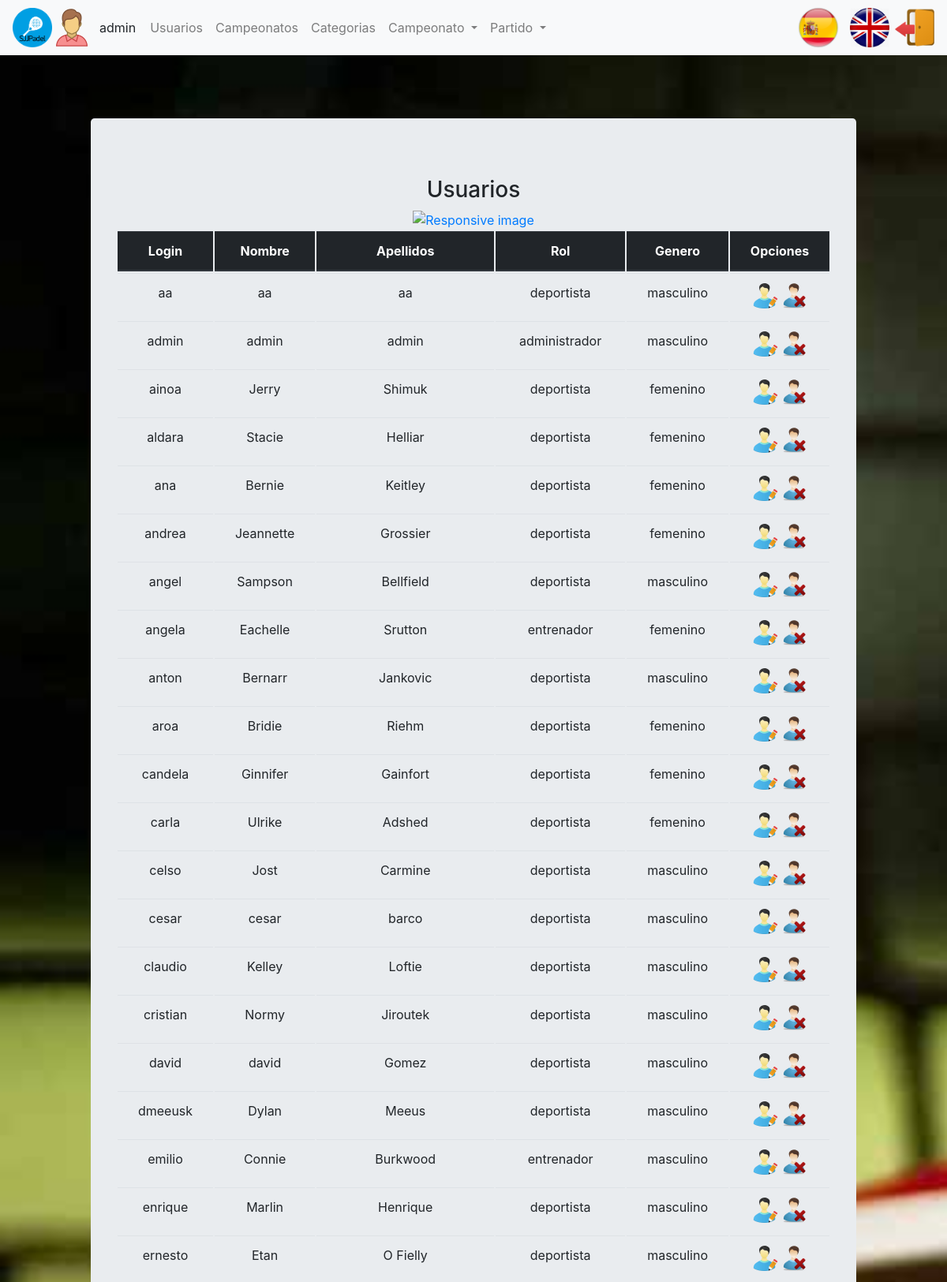
Screenshot of /index.php?controller=users&action=showall (signed in, upper part) with the database file from the repository.
### tables this page shows
CREATE TABLE `usuario` (
  `login` varchar(20) NOT NULL,
  `nombre` varchar(20) NOT NULL,
  `apellidos` varchar(45) DEFAULT NULL,
  `pass` varchar(20) DEFAULT NULL,
  `rol` char(1) DEFAULT NULL,
  `genero` varchar(10) DEFAULT NULL
);

### core/ViewManager.php (called while the page is built, shortened)
<?php
class ViewManager
{
    private $fragmentContents = array();
    private $variables = array();
    private $currentFragment = self::DEFAULT_FRAGMENT;
    private $layout = "default";
    private function saveCurrentFragment()
    {
        $this->fragmentContents[$this->currentFragment] .= ob_get_contents();
    }
    public function moveToFragment($name)
    {
        $this->currentFragment = $name;
    }
    public function getFragment($fragment, $default = "")
    {
        if (! isset($this->fragmentContents[$fragment])) {
            return $default;
        }
        return $this->fragmentContents[$fragment];
    }
    public function setVariable($varname, $value, $flash = false)
    {
        $this->variables[$varname] = $value;
    }
    public function getVariable($varname, $default = NULL)
    {
        if (! isset($this->variables[$varname])) {
            return $default;
        }
        return $this->variables[$varname];
    }
    public function render($controller, $viewname)
    {
        include (__DIR__ . "/../view/$controller/$viewname.php");
        $this->renderLayout();
    }
    private function renderLayout()
    {
        include (__DIR__ . "/../view/layouts/" . $this->layout . ".php");
    }
    private static $viewmanager_singleton = NULL;
    public static function getInstance()
    {
        if (self::$viewmanager_singleton == null) {
            self::$viewmanager_singleton = new ViewManager();
        }
        return self::$viewmanager_singleton;
    }
}

### controller/UsersController.php (called while the page is built, shortened)
<?php
require_once (__DIR__ . "/../core/ViewManager.php");
require_once (__DIR__ . "/../core/I18n.php");
require_once (__DIR__ . "/../model/User.php");
require_once (__DIR__ . "/../model/UserMapper.php");
require_once (__DIR__ . "/../controller/BaseController.php");
class UsersController extends BaseController
{
    public function __construct()
    {
        parent::__construct();
    }
    public function showall()
    {
        $userMapper = new UserMapper();
        $usuarios = $userMapper->getUsuarios();
        $this->view->setVariable("usuarios", $usuarios);
        $this->view->render("users", "showall");
    }
}

### index.php (called while the page is built, shortened)
<?php
function run()
{
    try {
        $controller = loadController($_GET["controller"]);
        $actionName = $_GET["action"];
        $controller->$actionName();
    } catch (Exception $ex) {
        die("An exception occured!!!!!" . $ex->getMessage());
    }
}
function loadController($controllerName)
{
    return new $controllerClassName();
}
run();
?>

### core/I18n.php (called while the page is built, shortened)
<?php
class I18n
{
    private $messages;
    public function setLanguage($language)
    {
        $this->messages = $i18n_messages;
    }
    public function i18n($key)
    {
        if (isset($this->messages[$key])) {
            return $this->messages[$key];
        } else {
            return $key;
        }
    }
    private static $i18n_singleton = null;
    public static function getInstance()
    {
        if (self::$i18n_singleton == NULL) {
            self::$i18n_singleton = new I18n();
        }
        return self::$i18n_singleton;
    }
}
function i18n($key)
{
    return I18n::getInstance()->i18n($key);
}

### model/User.php (called while the page is built, shortened)
<?php
class User
{
    private $login;
    private $username;
    private $surname;
    private $rol;
    private $gender;
    public function __construct($login = NULL, $username = NULL, $surname = NULL, $pass = NULL, $rol = NULL, $gender = NULL)
    {
        $this->login = $login;
        $this->username = $username;
        $this->surname = $surname;
        $this->rol = $rol;
        $this->gender = $gender;
    }
    public function getLogin()
    {
        return $this->login;
    }
    public function getUsername()
    {
        return $this->username;
    }
    public function getSurname()
    {
        return $this->surname;
    }
    public function getRol()
    {
        return $this->rol;
    }
    public function getGender()
    {
        return $this->gender;
    }
}

### model/UserMapper.php (called while the page is built, shortened)
<?php
require_once (__DIR__ . "/../core/PDOConnection.php");
class UserMapper
{
    private $db;
    public function __construct()
    {
        $this->db = PDOConnection::getInstance();
    }
    public function getDatos($login)
    {
        $stmt = $this->db->prepare("SELECT * FROM usuario where login=?");
        $stmt->execute(array(
            $login
        ));
        $toret_db = $stmt->fetchAll(PDO::FETCH_ASSOC);
        $user = null;
        foreach ($toret_db as $datos) {
            $user = new User($datos['login'], $datos['nombre'], $datos['apellidos'], $datos['pass'], $datos['rol'], $datos['genero']);
        }
        return $user;
    }
    public function getUsuarios()
    {
        $stmt = $this->db->query("SELECT *
								  FROM   usuario");
        $toret_db = $stmt->fetchAll(PDO::FETCH_ASSOC);
        $users = array();
        foreach ($toret_db as $user) {
            array_push($users, new User($user['login'], $user['nombre'], $user['apellidos'], $user['pass'], $user['rol'], $user['genero']));
        }
        return $users;
    }
}

### core/PDOConnection.php (called while the page is built)
<?php
class PDOConnection
{
    private static $dbhost = "localhost";
    private static $dbname = "sjjpadel";
    private static $dbuser = "abp";
    private static $dbpass = "abp";
    private static $db_singleton = null;
    public static function getInstance()
    {
        if (self::$db_singleton == null) {
            self::$db_singleton = new PDO("mysql:host=" . self::$dbhost . ";dbname=" . self::$dbname . ";charset=utf8",
            self::$dbuser, self::$dbpass, array(
                PDO::ATTR_EMULATE_PREPARES => false,
                PDO::ATTR_ERRMODE => PDO::ERRMODE_EXCEPTION
            ));
        }
        return self::$db_singleton;
    }
}
?>

### controller/BaseController.php (called while the page is built, shortened)
<?php
require_once (__DIR__ . "/../core/ViewManager.php");
require_once (__DIR__ . "/../core/I18n.php");
require_once (__DIR__ . "/../model/User.php");
require_once (__DIR__ . "/../model/UserMapper.php");
class BaseController
{
    public function __construct()
    {
        if (isset($_SESSION["currentuser"])) {
            $userMapper = new UserMapper();
            $datosUser = $userMapper->getDatos($_SESSION["currentuser"]);
        }
    }
}

### view/users/showall.php (the view, shortened to what this page needs)
<?php
require_once (__DIR__ . "/../../core/ViewManager.php");
$view = ViewManager::getInstance();
$usuarios = $view->getVariable("usuarios");
$cabecera = array(
    "Login",
    "Name",
    "Surname",
    "Rol",
    "Gender"
);
?>
<h3><?= i18n("Users"); ?></h3>
<a href="index.php?controller=users&amp;action=add"> <img
	src="images/addUser.png" class="img-fluid" alt="Responsive image">
</a>
<table class="table">
	<thead class="thead-dark">
		<tr>
      <?php foreach($cabecera as $valor) { ?>
        <th scope="col">
          <?php echo i18n($valor); ?>
        </th>
      <?php } ?>
      <th scope="col" colspan="2">
        <?= i18n("Options"); ?>
      </th>
		</tr>
	</thead>
	<tbody>
      <?php foreach($usuarios as $user) { ?>
        <tr>
			<td>
              <?php echo $user->getLogin() ; ?>
            </td>
			<td>
              <?php echo $user->getUsername() ; ?>
            </td>
			<td>
              <?php echo $user->getSurname() ; ?>
            </td>
			<td>
              <?php echo i18n($user->getRol()) ; ?>
            </td>
			<td>
              <?php echo i18n($user->getGender()) ; ?>
            </td>
			<td><a
				href="index.php?controller=users&amp;action=edit&amp;login=<?php echo $user->getLogin() ?>">
					<img src="images/editar.png" class="img-fluid"
					alt="Responsive image">
			</a> <a
				href="index.php?controller=users&amp;action=delete&amp;login=<?php echo $user->getLogin() ?>">
					<img src="images/eliminar.png" class="img-fluid"
					alt="Responsive image">
			</a></td>
		<tr>
      <?php } ?>
	</tbody>
</table>

### view/layouts/default.php (shortened to what this page needs)
<?php
$view = ViewManager::getInstance();
$currentuser = $view->getVariable("currentusername");
$currentGender = $view->getVariable("currentGender");
$currentRol = $view->getVariable("currentRol");
?>
<!DOCTYPE html>
<html lang="en">
<head>
<link rel="stylesheet"
	href="https://maxcdn.bootstrapcdn.com/bootstrap/4.0.0/css/bootstrap.min.css"
>
<link rel="stylesheet"
	href="https://use.fontawesome.com/releases/v5.5.0/css/all.css"
>
	<link rel="stylesheet" href="css/style.css" type="text/css">
</head>
<body>
	<div class="contenedor">
		<nav class="navbar navbar-expand-lg navbar-light bg-light">
			<img class="img-circle icono" src="images/icono.png">
		<?php if (isset($currentuser)): ?>
			<img class="icono" src="images/<?php echo $currentGender; ?>.png"> <span
				class="username">
				<?= sprintf(i18n("%s"), $currentuser) ?>
			</span>
		<?php endif ?>
			<div class="collapse navbar-collapse" id="navbarSupportedContent">
				<ul class="navbar-nav mr-auto">
				<?php if($currentRol == 'a'): ?>
					<li class="nav-item"><a class="nav-link"
						href="index.php?controller=users&amp;action=showall"><?= i18n("Users") ?></a>
					</li>
				<?php endif ?>
				<?php if($currentRol == 'a'): ?>
					<li class="nav-item"><a class="nav-link"
						href="index.php?controller=championship&amp;action=showall"><?= i18n("Championships") ?></a>
					</li>
				<?php endif ?>
				<?php if($currentRol == 'a'): ?>
					<li class="nav-item"><a class="nav-link"
						href="index.php?controller=category&amp;action=showall"><?= i18n("Categories") ?></a>
					</li>
				<?php endif ?>
				<?php if($currentRol == 'd' || $currentRol == 'a' || $currentRol == 'e'): ?>
					<li class="nav-item dropdown"><a class="nav-link dropdown-toggle"
						href="#" id="navbarDropdown" role="button" data-toggle="dropdown"
						aria-haspopup="true" aria-expanded="false">
							<?php echo i18n("Championship") ?>
						</a>
						</li>
				<?php endif ?>
				<?php if($currentRol == 'd' || $currentRol == 'a' || $currentRol == 'e'): ?>
					<li class="nav-item dropdown"><a class="nav-link dropdown-toggle"
						href="#" id="navbarDropdown" role="button" data-toggle="dropdown"
						aria-haspopup="true" aria-expanded="false">
							<?php echo i18n("Match") ?>
						</a>
						</li>
				<?php endif ?>
			</ul>
			</div>
			<li class="nav-item">
			<?php include(__DIR__."/language_select_element.php"); ?>
		</li>
			<li class="nav-item">
			<?php if (isset($currentuser)): ?>
				<a href="index.php?controller=users&amp;action=logout"> <img
					src="images/salir.png" class="rounded icono"
					alt="Imágenes responsive">
			</a>
				<?php endif ?>
			</li>
		</nav>
		<div class="container">
			<div class="jumbotron">
				<?= $view->getFragment(ViewManager::DEFAULT_FRAGMENT) ?>
			</div>
		</div>
	</div>
</body>
</html>

### css/style.css (style rules this page uses)
body { width: 100%; height: 100%; }
.contenedor { background: url('../images/padel.jpg'); background-size: cover; background-attachment: fixed; }
ul, li { list-style: none; }
.icono { width: 50px; height: 50px; }
table { border-collapse: inherit; }
.container { margin: 0 auto; max-width: 1000px; }
.jumbotron { margin: 80px 0; text-align: center; }
.username { margin-left: 10px; margin-right: 10px; }

### rows the page displays
usuario: genero (picture), login "admin", nombre "admin", apellidos "admin", rol "administrador", genero "masculino"
usuario: login "aa", nombre "aa", apellidos "aa", rol "deportista", genero "masculino"
usuario: login "ainoa", nombre "Jerry", apellidos "Shimuk", rol "deportista", genero "femenino"
usuario: login "aldara", nombre "Stacie", apellidos "Helliar", rol "deportista", genero "femenino"
usuario: login "ana", nombre "Bernie", apellidos "Keitley", rol "deportista", genero "femenino"
usuario: login "andrea", nombre "Jeannette", apellidos "Grossier", rol "deportista", genero "femenino"
usuario: login "angel", nombre "Sampson", apellidos "Bellfield", rol "deportista", genero "masculino"
usuario: login "angela", nombre "Eachelle", apellidos "Srutton", rol "entrenador", genero "femenino"
usuario: login "anton", nombre "Bernarr", apellidos "Jankovic", rol "deportista", genero "masculino"
usuario: login "aroa", nombre "Bridie", apellidos "Riehm", rol "deportista", genero "femenino"
usuario: login "candela", nombre "Ginnifer", apellidos "Gainfort", rol "deportista", genero "femenino"
usuario: login "carla", nombre "Ulrike", apellidos "Adshed", rol "deportista", genero "femenino"
usuario: login "celso", nombre "Jost", apellidos "Carmine", rol "deportista", genero "masculino"
usuario: login "cesar", nombre "cesar", apellidos "barco", rol "deportista", genero "masculino"
usuario: login "claudio", nombre "Kelley", apellidos "Loftie", rol "deportista", genero "masculino"
usuario: login "cristian", nombre "Normy", apellidos "Jiroutek", rol "deportista", genero "masculino"
usuario: login "david", nombre "david", apellidos "Gomez", rol "deportista", genero "masculino"
usuario: login "dmeeusk", nombre "Dylan", apellidos "Meeus", rol "deportista", genero "masculino"
usuario: login "emilio", nombre "Connie", apellidos "Burkwood", rol "entrenador", genero "masculino"
usuario: login "enrique", nombre "Marlin", apellidos "Henrique", rol "deportista", genero "masculino"
usuario: login "ernesto", nombre "Etan", apellidos "O Fielly", rol "deportista", genero "masculino"

### other values shown
sprintf(i18n("%s"), $currentuser) "admin"
i18n("Users") "Usuarios"
i18n("Championships") "Campeonatos"
i18n("Categories") "Categorias"
i18n("Championship") "Campeonato"
i18n("Match") "Partido"
i18n($valor) "Login"
i18n($valor) "Nombre"
i18n($valor) "Apellidos"
i18n($valor) "Rol"
i18n($valor) "Genero"
i18n("Options") "Opciones"
